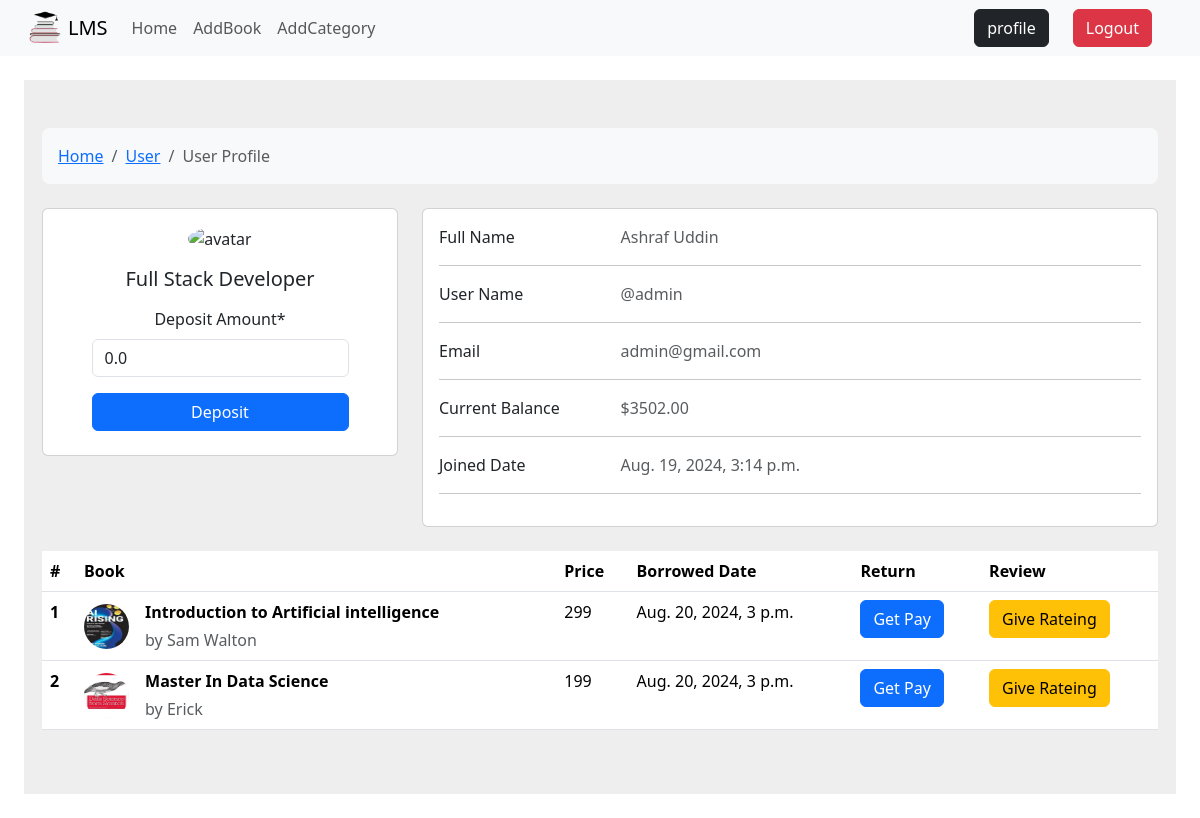
The page /auth/profile/ (signed in) on the database its author committed.
### User/models.py (models this page shows, shortened)
class Profile(models.Model):
	user = models.OneToOneField(User, related_name='profile', on_delete=models.CASCADE)
	balance = models.DecimalField(max_digits=10, decimal_places=2, default=0.0)

### Books/models.py (models this page shows, shortened)
class BorrowedBooks(models.Model):
	user = models.ForeignKey(User, on_delete=models.CASCADE)
	book = models.ForeignKey(Books, on_delete=models.CASCADE)
	borrowed_on = models.DateTimeField(default=datetime.now)

class Books(models.Model):
	title = models.CharField(max_length=200)
	author = models.CharField(max_length=100)
	category = models.ManyToManyField(Categories)
	price = models.IntegerField()
	image = models.ImageField(upload_to='Books/media/')
	description = models.TextField()

### User/views.py (the view, shortened to what this page needs)
# urls.py: path('profile/', ProfileView, name='profile')
def ProfileView(request):
	profile = request.user.profile
	if request.method=="POST" and 'deposit_balance' in request.POST:
		deposit_form = DepositBalanceForm(request.POST)
		if deposit_form.is_valid():
				amount = deposit_form.cleaned_data['balance']
				print("amount", amount)
				profile.balance+=amount
				print("profile.balance", profile.balance)
				profile.save()
				subject = 'Transactions Message',
				message = f'Dear {request.user.username}, You account has {amount} Debited'
				email_from = settings.EMAIL_HOST_USER
				recipient_list = [request.user.email, ]
				send_mail( subject, message, email_from, recipient_list )
				return redirect('profile')
	else:
		deposit_form= DepositBalanceForm()
	borrowed_books = BorrowedBooks.objects.filter(user=request.user)
	if request.method == 'POST' and 'add_review' in request.POST:
		review_form = AddReviewsForm(request.POST)
		book_id = request.POST.get('book_id')
		book = get_object_or_404(Books, id=book_id)
		if review_form.is_valid():
			review = review_form.save(commit=False)
			review.user = request.user
			review.book = book
			review.save()
			messages.success(request, f'Thank you for reviewing {book.title}!')
			return redirect('profile')
	else:
		review_form = AddReviewsForm()
	return render(request, 'profile.html', {
        'deposit_form': deposit_form,
        'review_form': review_form,
        'profile': profile,
        'borrowed_books': borrowed_books
    })

### User/forms.py
class DepositBalanceForm(forms.ModelForm):
	class Meta:
		model = Profile
		fields=['balance']
		labels = {
            'balance': 'Deposit Amount',
        }

### Books/forms.py
class AddReviewsForm(forms.ModelForm):
		class Meta:
				model = Reviews
				fields = ['rate', 'body']
				widgets = {
            'body': forms.Textarea(attrs={'rows': 3, 'cols': 40}),
        }

### User/templates/profile.html (shortened to what this page needs)
{% extends "base.html" %}
{% block content %}
{% load crispy_forms_tags %}
<section style="background-color: #eee;">
    <div class="container py-5">
      <div class="row">
        <div class="col">
          <nav aria-label="breadcrumb" class="bg-body-tertiary rounded-3 p-3 mb-4">
            <ol class="breadcrumb mb-0">
              <li class="breadcrumb-item"><a href="#">Home</a></li>
              <li class="breadcrumb-item"><a href="#">User</a></li>
              <li class="breadcrumb-item active" aria-current="page">User Profile</li>
            </ol>
          </nav>
        </div>
      </div>
      <div class="row">
        <div class="col-lg-4">
          <div class="card mb-4">
            <div class="card-body text-center">
              <img src="https://mdbcdn.b-cdn.net/img/Photos/new-templates/bootstrap-chat/ava3.webp" alt="avatar"
                class="rounded-circle img-fluid" style="width: 150px;">
              <h5 class="my-3">Full Stack Developer</h5>
              <div class="d-flex justify-content-center mb-2">
                <form method="POST" class='d-flex flex-column'>
                    {{deposit_form|crispy}}
                    <button type="submit" name='deposit_balance' data-mdb-button-init data-mdb-ripple-init class="btn btn-primary">Deposit</button>
                </form>
                </div>
            </div>
        </div>
        </div>
        <div class="col-lg-8">
          <div class="card mb-4">
            <div class="card-body">
              <div class="row">
                <div class="col-sm-3">
                  <p class="mb-0">Full Name</p>
                </div>
                <div class="col-sm-9">
                  <p class="text-muted mb-0">{{ profile.user.first_name }} {{ profile.user.last_name }}</p>
                </div>
              </div>
              <hr>
              <div class="row">
                <div class="col-sm-3">
                  <p class="mb-0">User Name</p>
                </div>
                <div class="col-sm-9">
                  <p class="text-muted mb-0">@{{ profile.user.username }} </p>
                </div>
              </div>
              <hr>
              <div class="row">
                <div class="col-sm-3">
                  <p class="mb-0">Email</p>
                </div>
                <div class="col-sm-9">
                  <p class="text-muted mb-0">{{ profile.user.email }} </p>
                </div>
              </div>
              <hr>
              <div class="row">
                <div class="col-sm-3">
                  <p class="mb-0">Current Balance</p>
                </div>
                <div class="col-sm-9">
                  <p class="text-muted mb-0"> ${{ profile.balance }}</p>
                </div>
              </div>
              <hr>
              <div class="row">
                <div class="col-sm-3">
                  <p class="mb-0">Joined Date</p>
                </div>
                <div class="col-sm-9">
                  <p class="text-muted mb-0"> {{ profile.user.date_joined }}</p>
                </div>
              </div>
              <hr>
            </div>
          </div>
        </div>
      </div>
      <table class="table">
        <thead>
          <tr>
            <th scope="col">#</th>
            <th scope="col">Book</th>
            <th scope="col">Price</th>
            <th scope="col">Borrowed Date</th>
            <th scope="col">Return</th>
            <th scope="col">Review</th>
          </tr>
        </thead>
        <tbody>
          {% for borrowed_book in borrowed_books %}
              <tr>
                  <th scope="row">{{ borrowed_book.book.id }}</th>
                  <td>
                    <div class="d-flex align-items-center">
                      <img
                          src={{borrowed_book.book.image.url}}
                          alt=""
                          style="width: 45px; height: 45px"
                          class="rounded-circle"
                          />
                      <div class="ms-3">
                            <p class="fw-bold mb-1">{{ borrowed_book.book.title }}</p>
                            <p class="text-muted mb-0">by {{ borrowed_book.book.author }}</p>
                      </div>
                    </div>
                  </td>
                  <td>{{ borrowed_book.book.price }}</td>
                  <td>{{ borrowed_book.borrowed_on }}</td>
                  <td>
                      <form method="post">
                          <button type="submit" name='return_book' class="btn btn-primary">Get Pay</button>
                      </form>
                  </td>
                  <td>
                    <button type="button" class="btn btn-warning" data-bs-toggle="modal" data-bs-target="#reviewModal{{ borrowed_book.book.id }}">
                      Give Rateing
                  </button>
                  </td>
              </tr>
          {% empty %}
              <tr>
                  <td colspan="4">You have not borrowed any books yet.</td>
              </tr>
          {% endfor %}
      </tbody>
      </table>
    </div>
  </section>
{% endblock %}

### rows shown on the page
Profile: user.first_name "Ashraf", user.last_name "Uddin", user.username "admin", user.email "admin@gmail.com", balance "3502.00", user.date_joined "Aug. 19, 2024, 3:14 p.m."
BorrowedBooks: book.id "1", book.image (picture), book "Introduction to Artificial intelligence", book.author "Sam Walton", book.price "299", borrowed_on "Aug. 20, 2024, 3 p.m."
BorrowedBooks: book.id "2", book.image (picture), book "Master In Data Science", book.author "Erick", book.price "199", borrowed_on "Aug. 20, 2024, 3 p.m."
